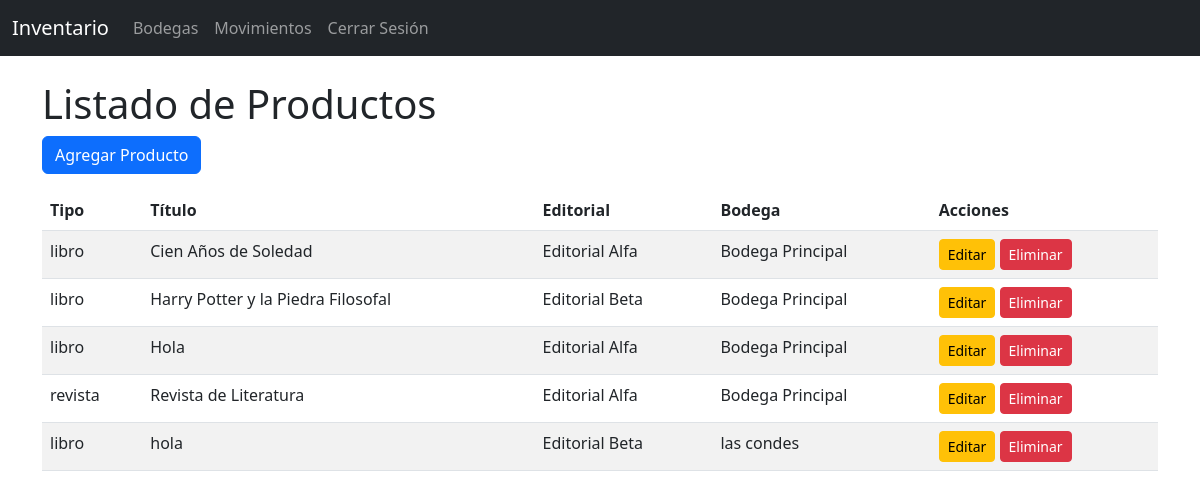
The app's page /productos/ (signed in) with its own data.
### inventario/models.py (models this page shows, shortened)
class Producto(models.Model):
    TIPO_PRODUCTO = [
        ('libro', 'Libro'),
        ('revista', 'Revista'),
        ('enciclopedia', 'Enciclopedia'),
    ]
    tipo = models.CharField(max_length=20, choices=TIPO_PRODUCTO)
    titulo = models.CharField(max_length=255)
    editorial = models.ForeignKey('Editorial', on_delete=models.PROTECT)
    autores = models.ManyToManyField('Autor')
    descripcion = models.TextField(blank=True)
    bodega = models.ForeignKey(
        'Bodega', on_delete=models.SET_NULL, null=True, blank=True,
        related_name='productos'
    )
    cantidad = models.PositiveIntegerField(default=0)  # Nueva cantidad
    class Meta:
        ordering = ['titulo']

class Editorial(models.Model):
    nombre = models.CharField(max_length=255, unique=True)

class Bodega(models.Model):
    nombre = models.CharField(max_length=255, unique=True)
    class Meta:
        ordering = ['nombre']

### inventario/views.py (the view)
# urls.py: path('productos/', views.ProductoListView.as_view(), name='productos_list'),
class ProductoListView(LoginRequiredMixin, UserPassesTestMixin, ListView):
    model = Producto
    template_name = 'productos_list.html'
    context_object_name = 'productos'
    def test_func(self):
        return self.request.user.is_jefe_bodega or self.request.user.is_bodeguero

### inventario/templates/productos_list.html (shortened to what this page needs)
{% extends 'base.html' %}
{% block content %}
<h1>Listado de Productos</h1>
<a class="btn btn-primary mb-3" href="{% url 'productos_create' %}">Agregar Producto</a>
<table class="table table-striped">
    <thead>
        <tr>
            <th>Tipo</th>
            <th>Título</th>
            <th>Editorial</th>
            <th>Bodega</th>
            <th>Acciones</th>
        </tr>
    </thead>
    <tbody>
        {% for producto in productos %}
        <tr>
            <td>{{ producto.tipo }}</td>
            <td>{{ producto.titulo }}</td>
            <td>{{ producto.editorial.nombre }}</td>
            <td>
                {% if producto.bodega %}
                    {{ producto.bodega.nombre }}
                {% else %}
                    Sin asignar
                {% endif %}
            </td>
            <td>
                <a class="btn btn-warning btn-sm" href="{% url 'productos_update' producto.id %}">Editar</a>
                <a class="btn btn-danger btn-sm" href="{% url 'productos_delete' producto.id %}">Eliminar</a>
            </td>
        </tr>
        {% endfor %}
    </tbody>
</table>
{% endblock %}

### records on screen
Producto: tipo "libro", titulo "Cien Años de Soledad", editorial.nombre "Editorial Alfa", bodega.nombre "Bodega Principal"
Producto: tipo "libro", titulo "Harry Potter y la Piedra Filosofal", editorial.nombre "Editorial Beta", bodega.nombre "Bodega Principal"
Producto: tipo "libro", titulo "Hola", editorial.nombre "Editorial Alfa", bodega.nombre "Bodega Principal"
Producto: tipo "revista", titulo "Revista de Literatura", editorial.nombre "Editorial Alfa", bodega.nombre "Bodega Principal"
Producto: tipo "libro", titulo "hola", editorial.nombre "Editorial Beta", bodega.nombre "las condes"
